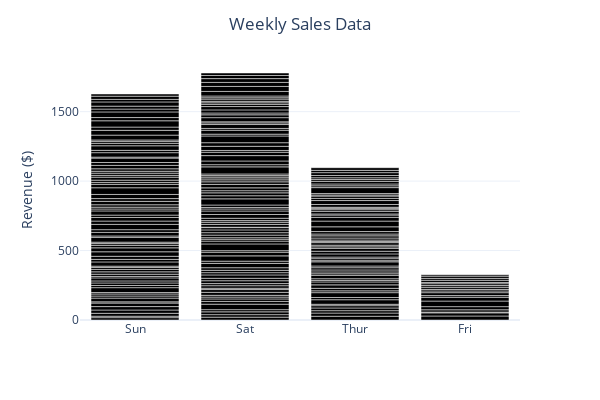

Notebook code cell kept with this figure:
### Code cell
import plotly.express as px

df = px.data.tips() # Sample data
fig = px.bar(df, x="day", y="total_bill")

fig.update_layout(
    title_text="Weekly Sales Data",
    title_x=0.5,         # 0.5 matlab Center (0=Left, 1=Right)
    title_xanchor="center"
)

fig.update_layout(
    height=400,          # Height fix ki
    width=600,           # Width fix ki
    showlegend=True,
    legend=dict(
        orientation="h", # Horizontal (Leta hua)
        y=1.1,           # Graph ke upar
        x=0.5            # Center mein
    )
)

fig.update_layout(
    template="plotly_white", # Clean theme
    xaxis_title=None,        # X-axis label gayab
    yaxis_title="Revenue ($)" # Y-axis label change
)
fig.show()

### Figure 1 — Plotly figure (JSON) as saved in the notebook; plotly's stock layout.template omitted (floating-point values rounded to 4 significant figures; data arrays with more than 128 entries replaced by an {"elided": "..."} marker saying what was removed)
{"data": [{"hovertemplate": "day=%{x}<br>total_bill=%{y}<extra></extra>", "legendgroup": "", "marker": {"color": "#000001", "pattern": {"shape": ""}}, "name": "", "orientation": "v", "showlegend": false, "textposition": "auto", "type": "bar", "x": {"elided": "244 str values"}, "xaxis": "x", "y": {"elided": "244 float values"}, "yaxis": "y"}], "layout": {"barmode": "relative", "height": 400, "legend": {"orientation": "h", "tracegroupgap": 0, "x": 0.5, "y": 1.1}, "margin": {"t": 60}, "showlegend": true, "title": {"text": "Weekly Sales Data", "x": 0.5, "xanchor": "center"}, "width": 600, "xaxis": {"anchor": "y", "domain": [0, 1], "title": {}}, "yaxis": {"anchor": "x", "domain": [0, 1], "title": {"text": "Revenue ($)"}}}}
